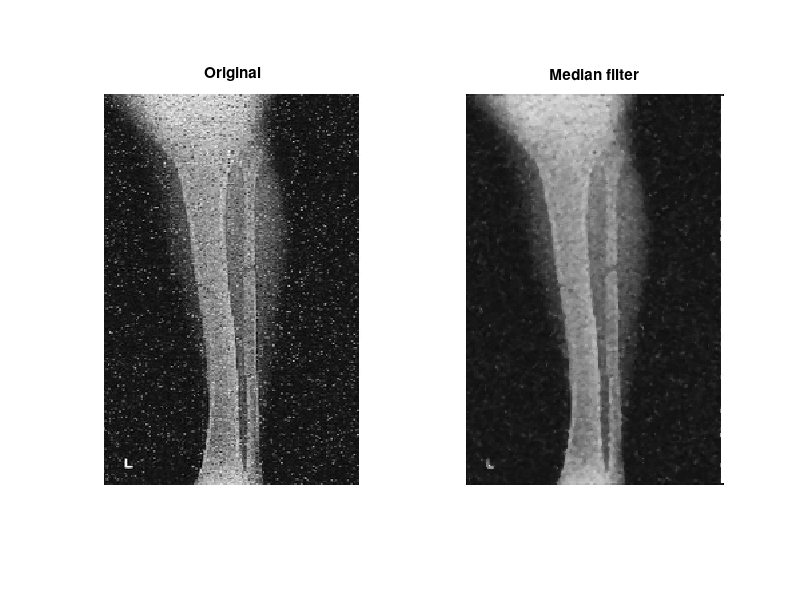

This figure's MATLAB source:
clear;
 clc;
 load('saltpep.mat');
 subplot(1,2,1); 
 imshow(B);
 title("Original");

 y = medfilt2(B);
 subplot(1,2,2);
 imshow(y,[0 255]);
 title("Median filter");
